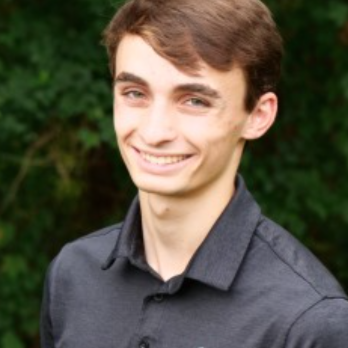
#> input picture Alex.png, 348 x 348 px
$ python resizeImages.py
#> lines starting #> are read from the running program, lines starting #| are printed output that depends on the picture
from PIL import Image
im1 = Image.open('Alex.png')
#> im1 is the input picture: PIL image 348x348 RGBA; mean R, G, B, A 86.7, 82.5, 67.2, 255
im2 = Image.open('Aneesh.png')
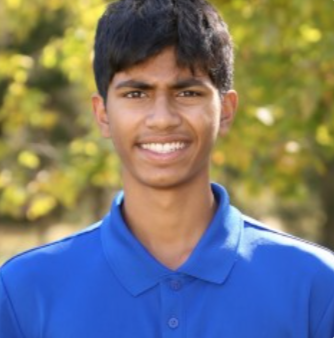
#> input picture Aneesh.png, 334 x 338 px
#> im2 is the input picture: PIL image 334x338 RGBA; mean R, G, B, A 118.9, 120.2, 116, 255
im3 = Image.open('Annabel.png')
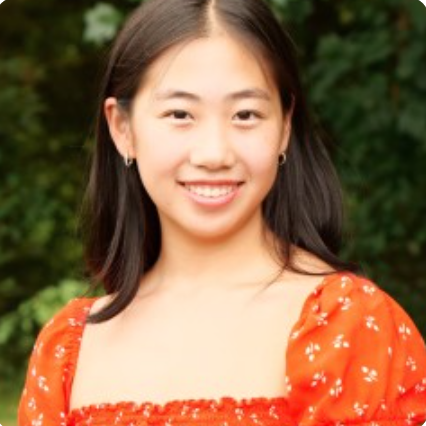
#> input picture Annabel.png, 426 x 426 px
#> im3 is the input picture: PIL image 426x426 RGBA; mean R, G, B, A 141.3, 104.9, 73.8, 255
im4 = Image.open('Dashiell.png')
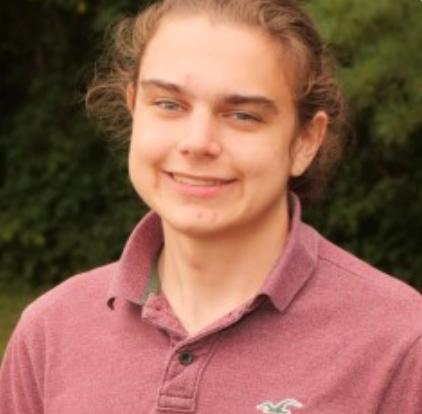
#> input picture Dashiell.png, 422 x 414 px
#> im4 is the input picture: PIL image 422x414 RGBA; mean R, G, B, A 144.5, 98.7, 82.1, 255
im5 = Image.open('Ellie.png')
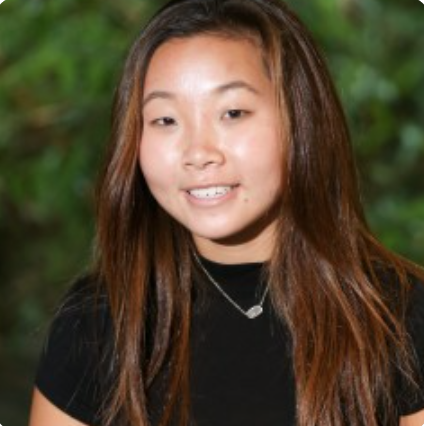
#> input picture Ellie.png, 424 x 426 px
#> im5 is the input picture: PIL image 424x426 RGBA; mean R, G, B, A 80.1, 68, 46.8, 255
im6 = Image.open('Evie.png')
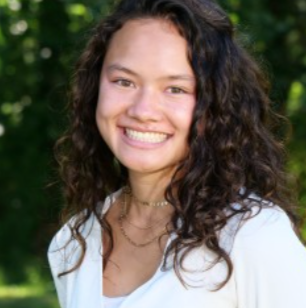
#> input picture Evie.png, 306 x 308 px
#> im6 is the input picture: PIL image 306x308 RGBA; mean R, G, B, A 100.6, 95.5, 83, 255
#> (the run stopped early here; a loop or call above may not have finished)
